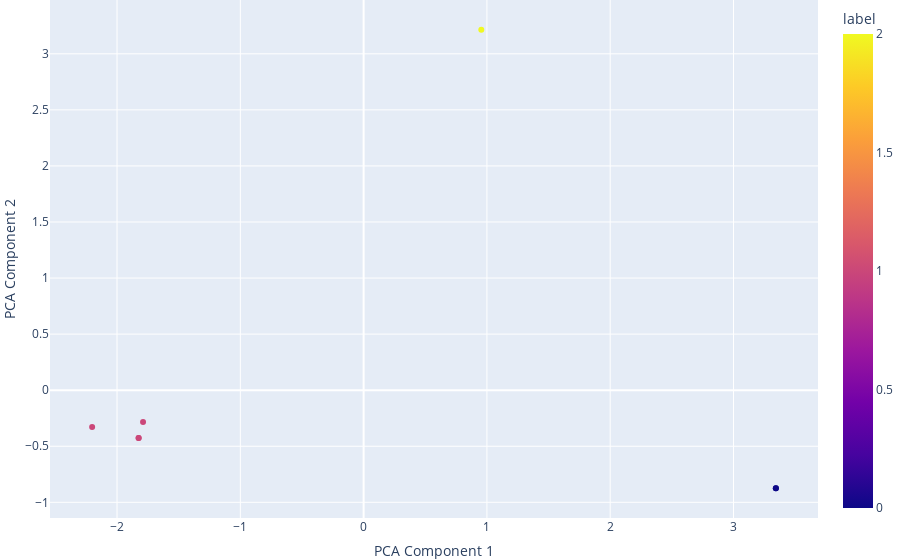

Notebook source saved alongside this figure:
### Code cell
from sklearn.decomposition import PCA

# Performing PCA to reduce to 2 dimensions for visualization
pca = PCA(n_components=2)
word_vectors_pca = pca.fit_transform(sentence_vectors)

import plotly.express as px
import pandas as pd

# Create a DataFrame for the PCA reduced data
df = pd.DataFrame({
    'x': word_vectors_pca[:, 0],
    'y': word_vectors_pca[:, 1],
    'label': labels  # Assuming labels is a list of labels for each word vector
})

# Create the scatter plot with Plotly
fig = px.scatter(df, x='x', y='y', color='label', hover_data=['label'])

# Update layout
fig.update_layout(
    title='PCA Visualization of Word Vectors in 2D',
    xaxis_title='PCA Component 1',
    yaxis_title='PCA Component 2',
    margin=dict(l=0, r=0, b=0, t=0)
)

fig.show()

### Figure 1 — Plotly figure (JSON) as saved in the notebook; plotly's stock layout.template omitted (floating-point values rounded to 4 significant figures)
{"data": [{"customdata": [[1], [1], [1], [0], [1], [2], [0]], "hovertemplate": "x=%{x}<br>y=%{y}<br>label=%{marker.color}<extra></extra>", "legendgroup": "", "marker": {"color": [1, 1, 1, 0, 1, 2, 0], "coloraxis": "coloraxis", "symbol": "circle"}, "mode": "markers", "name": "", "orientation": "v", "showlegend": false, "type": "scatter", "x": [-2.202, -1.789, -1.825, 3.343, -1.825, 0.9544, 3.343], "xaxis": "x", "y": [-0.3274, -0.2841, -0.4264, -0.8755, -0.4264, 3.215, -0.8755], "yaxis": "y"}], "layout": {"coloraxis": {"colorbar": {"title": {"text": "label"}}, "colorscale": [[0, "#0d0887"], [0.1111, "#46039f"], [0.2222, "#7201a8"], [0.3333, "#9c179e"], [0.4444, "#bd3786"], [0.5556, "#d8576b"], [0.6667, "#ed7953"], [0.7778, "#fb9f3a"], [0.8889, "#fdca26"], [1, "#f0f921"]]}, "legend": {"tracegroupgap": 0}, "margin": {"b": 0, "l": 0, "r": 0, "t": 0}, "title": {"text": "PCA Visualization of Word Vectors in 2D"}, "xaxis": {"anchor": "y", "domain": [0, 1], "title": {"text": "PCA Component 1"}}, "yaxis": {"anchor": "x", "domain": [0, 1], "title": {"text": "PCA Component 2"}}}}
